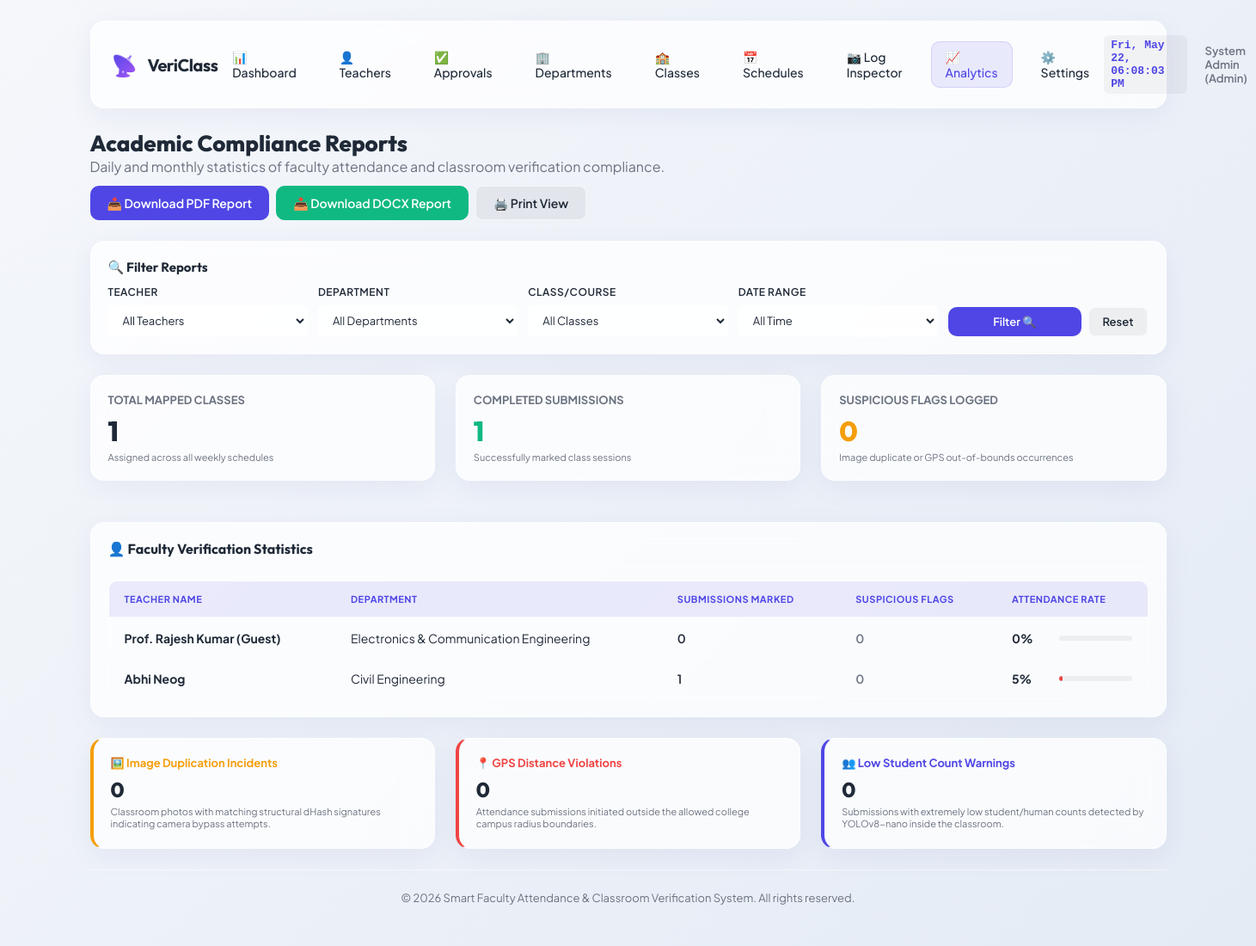
The page /admin/reports (signed in) on the database its author committed.
### models.py (models this page shows, shortened)
class TeacherProfile(db.Model):
    __tablename__ = 'teacher_profiles'
    id = db.Column(db.Integer, primary_key=True)
    user_id = db.Column(db.Integer, db.ForeignKey('users.id', ondelete='CASCADE'), unique=True, nullable=False)
    employee_id = db.Column(db.String(50), unique=True, nullable=False, index=True)
    name = db.Column(db.String(120), nullable=False)
    phone = db.Column(db.String(20), nullable=True)
    department_id = db.Column(db.Integer, db.ForeignKey('departments.id', ondelete='SET NULL'), nullable=True)
    approval_status = db.Column(db.String(20), default='Pending', nullable=False) # 'Pending', 'Approved', 'Rejected'
    approved_by_id = db.Column(db.Integer, db.ForeignKey('users.id'), nullable=True)
    approved_at = db.Column(db.DateTime, nullable=True)
    user = db.relationship('User', foreign_keys=[user_id], back_populates='profile', lazy=True)
    approver = db.relationship('User', foreign_keys=[approved_by_id], lazy=True)
    timetables = db.relationship('Timetable', backref='teacher_profile', cascade="all, delete-orphan", lazy=True)
    attendance_logs = db.relationship('AttendanceLog', backref='teacher_profile', cascade="all, delete-orphan", lazy=True)

class Department(db.Model):
    __tablename__ = 'departments'
    id = db.Column(db.Integer, primary_key=True)
    name = db.Column(db.String(100), unique=True, nullable=False)
    code = db.Column(db.String(20), unique=True, nullable=False) # e.g. 'CSE', 'ECE'
    teachers = db.relationship('TeacherProfile', backref='department', lazy=True)

### app.py (the view, shortened to what this page needs)
@app.route('/admin/reports')
def admin_reports():
    if not is_logged_in() or session.get('role') != 'admin':
        flash("Access Denied.", "danger")
        return redirect(url_for('login'))
    teacher_id = request.args.get('teacher_id')
    department_id = request.args.get('department_id')
    class_id = request.args.get('class_id')
    date_range = request.args.get('date_range', 'all')
    log_query = AttendanceLog.query.join(TeacherProfile).outerjoin(Department, TeacherProfile.department_id == Department.id).join(Timetable, AttendanceLog.timetable_id == Timetable.id)
    if teacher_id:
        log_query = log_query.filter(AttendanceLog.teacher_profile_id == int(teacher_id))
    if department_id:
        log_query = log_query.filter(TeacherProfile.department_id == int(department_id))
    if class_id:
        log_query = log_query.filter(Timetable.class_id == int(class_id))
    filtered_logs = log_query.all()
    total_logs = len(filtered_logs)
    total_suspicious = sum(1 for log in filtered_logs if log.status == 'Suspicious')
    duplicate_images = sum(1 for log in filtered_logs if log.suspicious_reason == 'Duplicate Image')
    outside_campus = sum(1 for log in filtered_logs if log.suspicious_reason == 'Outside Campus')
    low_students = sum(1 for log in filtered_logs if log.suspicious_reason == 'Low Student Count')
    incidents = {
        'duplicate_images': duplicate_images,
        'outside_campus': outside_campus,
        'low_students': low_students
    }
    timetable_query = Timetable.query.join(TeacherProfile)
    if teacher_id:
        timetable_query = timetable_query.filter(Timetable.teacher_profile_id == int(teacher_id))
    if department_id:
        timetable_query = timetable_query.filter(TeacherProfile.department_id == int(department_id))
    if class_id:
        timetable_query = timetable_query.filter(Timetable.class_id == int(class_id))
    total_scheduled = timetable_query.count()
    teacher_query = TeacherProfile.query
    if teacher_id:
        teacher_query = teacher_query.filter(TeacherProfile.id == int(teacher_id))
    if department_id:
        teacher_query = teacher_query.filter(TeacherProfile.department_id == int(department_id))
    teachers_list = teacher_query.all()
    teacher_stats = []
    for t in teachers_list:
        t_logs_q = AttendanceLog.query.filter_by(teacher_profile_id=t.id).join(Timetable)
        if class_id:
            t_logs_q = t_logs_q.filter(Timetable.class_id == int(class_id))
        marked_count = t_logs_q.count()
        susp_count = t_logs_q.filter(AttendanceLog.status == 'Suspicious').count()
        t_slots_q = Timetable.query.filter_by(teacher_profile_id=t.id)
        if class_id:
            t_slots_q = t_slots_q.filter(Timetable.class_id == int(class_id))
        slots_count = t_slots_q.count()
        rate = 100
        if slots_count > 0:
            if date_range == 'today':
                opps = slots_count
            elif date_range == 'week':
                opps = slots_count * 5
            elif date_range == 'month':
                opps = slots_count * 20
            else:
                opps = slots_count * 20
            rate = round((marked_count / opps) * 100)
            rate = min(rate, 100)
        else:
            rate = 0
        teacher_stats.append({
            'name': t.name,
            'department': t.department.name if t.department else 'N/A',
            'marked_count': marked_count,
            'suspicious_count': susp_count,
            'rate': rate
        })
    all_teachers = TeacherProfile.query.order_by(TeacherProfile.name).all()
    all_departments = Department.query.order_by(Department.name).all()
    all_classes = ClassSection.query.order_by(ClassSection.name).all()
    return render_template('admin_reports.html',
                           total_scheduled_all_time=total_scheduled,
                           total_logs_all_time=total_logs,
                           total_suspicious_all_time=total_suspicious,
                           teacher_stats=teacher_stats,
                           incidents=incidents,
                           teachers=all_teachers,
                           departments=all_departments,
                           classes=all_classes,
                           selected_teacher_id=teacher_id,
                           selected_department_id=department_id,
                           selected_class_id=class_id,
                           selected_date_range=date_range)

### templates/admin_reports.html (shortened to what this page needs)
{% extends "base.html" %}
{% block content %}
<div style="margin-bottom: 24px; display: flex; justify-content: space-between; align-items: center; flex-wrap: wrap; gap: 12px;">
    <div>
        <h2 style="font-family: var(--font-title); font-size: 26px; font-weight: 800;">Academic Compliance Reports</h2>
        <p style="color: var(--color-text-muted);">Daily and monthly statistics of faculty attendance and classroom verification compliance.</p>
    </div>
    <div style="display: flex; gap: 8px; flex-wrap: wrap;">
        <a href="{{ url_for('admin_reports_download_pdf', teacher_id=selected_teacher_id or '', department_id=selected_department_id or '', class_id=selected_class_id or '', date_range=selected_date_range or '') }}" class="btn btn-primary">📥 Download PDF Report</a>
        <a href="{{ url_for('admin_reports_download_docx', teacher_id=selected_teacher_id or '', department_id=selected_department_id or '', class_id=selected_class_id or '', date_range=selected_date_range or '') }}" class="btn btn-success" style="background-color: var(--color-success); border-color: var(--color-success); color: white;">📥 Download DOCX Report</a>
        <button onclick="window.print()" class="btn btn-secondary" style="background-color: rgba(0,0,0,0.05); color: var(--color-text); border: 1px solid var(--border-card); border-radius: 8px;">🖨️ Print View</button>
    </div>
</div>
<div class="glass-card filter-section" style="padding: 20px; margin-bottom: 24px;">
    <h3 style="font-family: var(--font-title); font-size: 15px; margin-bottom: 12px; font-weight: 700;">🔍 Filter Reports</h3>
    <form action="{{ url_for('admin_reports') }}" method="GET" style="display: grid; grid-template-columns: repeat(auto-fit, minmax(180px, 1fr)); gap: 12px; align-items: flex-end;">
        <div class="form-group" style="margin-bottom: 0;">
            <label class="form-label" for="teacher_id" style="font-size: 12px;">Teacher</label>
            <select class="form-control" id="teacher_id" name="teacher_id" style="padding: 8px 12px; font-size: 13px; background-color: var(--bg-card); color: var(--color-text); border: 1px solid var(--border-card); border-radius: 6px;">
                <option value="">All Teachers</option>
            </select>
        </div>
        <div class="form-group" style="margin-bottom: 0;">
            <label class="form-label" for="department_id" style="font-size: 12px;">Department</label>
            <select class="form-control" id="department_id" name="department_id" style="padding: 8px 12px; font-size: 13px; background-color: var(--bg-card); color: var(--color-text); border: 1px solid var(--border-card); border-radius: 6px;">
                <option value="">All Departments</option>
            </select>
        </div>
        <div class="form-group" style="margin-bottom: 0;">
            <label class="form-label" for="class_id" style="font-size: 12px;">Class/Course</label>
            <select class="form-control" id="class_id" name="class_id" style="padding: 8px 12px; font-size: 13px; background-color: var(--bg-card); color: var(--color-text); border: 1px solid var(--border-card); border-radius: 6px;">
                <option value="">All Classes</option>
            </select>
        </div>
        <div class="form-group" style="margin-bottom: 0;">
            <label class="form-label" for="date_range" style="font-size: 12px;">Date Range</label>
            <select class="form-control" id="date_range" name="date_range" style="padding: 8px 12px; font-size: 13px; background-color: var(--bg-card); color: var(--color-text); border: 1px solid var(--border-card); border-radius: 6px;">
                <option value="all" {% if selected_date_range == 'all' or not selected_date_range %}selected{% endif %}>All Time</option>
            </select>
        </div>
        <div style="display: flex; gap: 8px;">
            <button type="submit" class="btn btn-primary" style="padding: 8px 16px; font-size: 13px; flex: 1;">Filter 🔍</button>
            <a href="{{ url_for('admin_reports') }}" class="btn btn-secondary" style="padding: 8px 16px; font-size: 13px; text-decoration: none; text-align: center; background-color: rgba(0,0,0,0.05); color: var(--color-text); border: 1px solid var(--border-card); border-radius: 8px; display: inline-block; box-sizing: border-box; width: auto; height: auto;">Reset</a>
        </div>
    </form>
</div>
<div class="grid-3" style="margin-bottom: 24px;">
    <div class="glass-card" style="padding: 20px;">
        <h4 style="font-size: 13px; text-transform: uppercase; color: var(--color-text-muted); font-weight: 700; margin-bottom: 8px;">Total Mapped Classes</h4>
        <div style="font-size: 32px; font-family: var(--font-title); font-weight: 800;">{{ total_scheduled_all_time }}</div>
        <p style="font-size: 11px; color: var(--color-text-muted); margin-top: 4px;">Assigned across all weekly schedules</p>
    </div>
    <div class="glass-card" style="padding: 20px;">
        <h4 style="font-size: 13px; text-transform: uppercase; color: var(--color-text-muted); font-weight: 700; margin-bottom: 8px;">Completed Submissions</h4>
        <div style="font-size: 32px; font-family: var(--font-title); font-weight: 800; color: var(--color-success);">{{ total_logs_all_time }}</div>
        <p style="font-size: 11px; color: var(--color-text-muted); margin-top: 4px;">Successfully marked class sessions</p>
    </div>
    <div class="glass-card" style="padding: 20px;">
        <h4 style="font-size: 13px; text-transform: uppercase; color: var(--color-text-muted); font-weight: 700; margin-bottom: 8px;">Suspicious Flags Logged</h4>
        <div style="font-size: 32px; font-family: var(--font-title); font-weight: 800; color: var(--color-warning);">{{ total_suspicious_all_time }}</div>
        <p style="font-size: 11px; color: var(--color-text-muted); margin-top: 4px;">Image duplicate or GPS out-of-bounds occurrences</p>
    </div>
</div>
<div class="glass-card" style="padding: 20px; overflow: hidden; margin-bottom: 24px;">
    <h3 style="font-family: var(--font-title); font-size: 16px; margin-bottom: 16px; border-bottom: 1px solid var(--border-card); padding-bottom: 10px;">👤 Faculty Verification Statistics</h3>
    <div class="table-responsive">
        <table class="custom-table">
            <thead>
                <tr>
                    <th>Teacher Name</th>
                    <th>Department</th>
                    <th>Submissions Marked</th>
                    <th>Suspicious Flags</th>
                    <th>Attendance Rate</th>
                </tr>
            </thead>
            <tbody>
                {% if teacher_stats %}
                    {% for stat in teacher_stats %}
                        <tr>
                            <td style="font-weight: 700;">{{ stat.name }}</td>
                            <td>{{ stat.department }}</td>
                            <td style="font-weight: 600;">{{ stat.marked_count }}</td>
                            <td style="font-weight: 600; color: {% if stat.suspicious_count > 0 %}var(--color-warning){% else %}var(--color-text-muted){% endif %};">
                                {{ stat.suspicious_count }}
                            </td>
                            <td>
                                <div style="display: flex; align-items: center; gap: 10px;">
                                    <span style="font-weight: 700; min-width: 45px;">{{ stat.rate }}%</span>
                                    <div style="flex: 1; max-width: 100px; height: 6px; background: rgba(0,0,0,0.05); border-radius: 3px; overflow: hidden;">
                                        <div style="width: {{ stat.rate }}%; height: 100%; background: {% if stat.rate >= 80 %}var(--color-success){% elif stat.rate >= 50 %}var(--color-warning){% else %}var(--color-danger){% endif %}; border-radius: 3px;"></div>
                                    </div>
                                </div>
                            </td>
                        </tr>
                    {% endfor %}
                {% else %}
                    <tr>
                        <td colspan="5" style="text-align: center; color: var(--color-text-muted); padding: 30px;">No faculty stats compiled. No logs in database.</td>
                    </tr>
                {% endif %}
            </tbody>
        </table>
    </div>
</div>
<div class="grid-3">
    <div class="glass-card" style="padding: 20px; border-left: 4px solid var(--color-warning);">
        <h4 style="font-size: 13px; font-weight: 700; color: var(--color-warning); margin-bottom: 8px;">🖼️ Image Duplication Incidents</h4>
        <p style="font-size: 24px; font-weight: 800; font-family: var(--font-title); margin-bottom: 4px;">{{ incidents.duplicate_images }}</p>
        <p style="font-size: 11px; color: var(--color-text-muted); line-height: 1.3;">Classroom photos with matching structural dHash signatures indicating camera bypass attempts.</p>
    </div>
    <div class="glass-card" style="padding: 20px; border-left: 4px solid var(--color-danger);">
        <h4 style="font-size: 13px; font-weight: 700; color: var(--color-danger); margin-bottom: 8px;">📍 GPS Distance Violations</h4>
        <p style="font-size: 24px; font-weight: 800; font-family: var(--font-title); margin-bottom: 4px;">{{ incidents.outside_campus }}</p>
        <p style="font-size: 11px; color: var(--color-text-muted); line-height: 1.3;">Attendance submissions initiated outside the allowed college campus radius boundaries.</p>
    </div>
    <div class="glass-card" style="padding: 20px; border-left: 4px solid var(--color-primary);">
        <h4 style="font-size: 13px; font-weight: 700; color: var(--color-primary); margin-bottom: 8px;">👥 Low Student Count Warnings</h4>
        <p style="font-size: 24px; font-weight: 800; font-family: var(--font-title); margin-bottom: 4px;">{{ incidents.low_students }}</p>
        <p style="font-size: 11px; color: var(--color-text-muted); line-height: 1.3;">Submissions with extremely low student/human counts detected by YOLOv8-nano inside the classroom.</p>
    </div>
</div>
{% endblock %}

### rows shown on the page
TeacherProfile: name "Prof. Rajesh Kumar (Guest)"
Department: department "Electronics & Communication Engineering"
TeacherProfile: name "Abhi Neog"
Department: department "Civil Engineering"

### other values the page prints
{{ session.get('name') }} "System Admin"
{{ session.get('role')|capitalize }} "Admin"
{{ total_scheduled_all_time }} "1"
{{ total_logs_all_time }} "1"
{{ total_suspicious_all_time }} "0"
{{ stat.marked_count }} "0" "1"
{{ stat.suspicious_count }} "0" "0"
{{ stat.rate }} "0" "5"
{{ incidents.duplicate_images }} "0"
{{ incidents.outside_campus }} "0"
{{ incidents.low_students }} "0"
